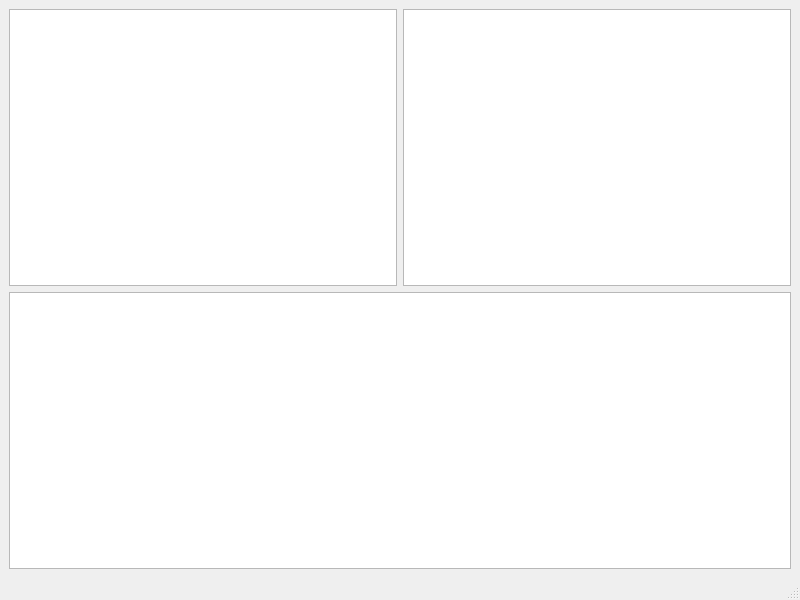
<?xml version="1.0" encoding="UTF-8"?>
<ui version="4.0">
 <class>MainWindow</class>
 <widget class="QMainWindow" name="MainWindow">
  <property name="geometry">
   <rect>
    <x>0</x>
    <y>0</y>
    <width>800</width>
    <height>600</height>
   </rect>
  </property>
  <property name="windowTitle">
   <string>MainWindow</string>
  </property>
  <widget class="QWidget" name="centralwidget">
   <layout class="QVBoxLayout" name="verticalLayout_2">
    <item>
     <layout class="QVBoxLayout" name="verticalLayout">
      <item>
       <layout class="QHBoxLayout" name="horizontalLayout_3">
        <item>
         <widget class="QPlainTextEdit" name="first_edit"/>
        </item>
        <item>
         <widget class="QPlainTextEdit" name="second_edit"/>
        </item>
       </layout>
      </item>
      <item>
       <widget class="QTableWidget" name="result_tbl"/>
      </item>
     </layout>
    </item>
   </layout>
  </widget>
  <widget class="QMenuBar" name="menubar">
   <property name="geometry">
    <rect>
     <x>0</x>
     <y>0</y>
     <width>800</width>
     <height>21</height>
    </rect>
   </property>
  </widget>
  <widget class="QStatusBar" name="statusbar"/>
 </widget>
 <resources/>
 <connections/>
</ui>
